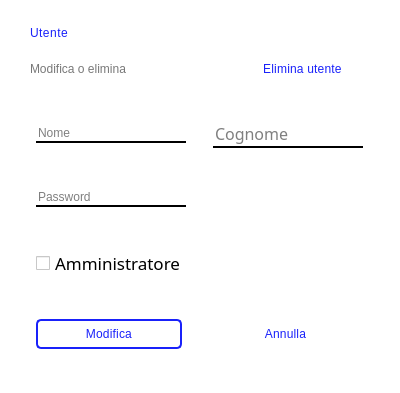
<?xml version="1.0" encoding="UTF-8"?>
<ui version="4.0">
 <class>Dialog</class>
 <widget class="QDialog" name="Dialog">
  <property name="geometry">
   <rect>
    <x>0</x>
    <y>0</y>
    <width>400</width>
    <height>393</height>
   </rect>
  </property>
  <property name="windowTitle">
   <string>Dialog</string>
  </property>
  <widget class="QFrame" name="frame">
   <property name="geometry">
    <rect>
     <x>0</x>
     <y>0</y>
     <width>400</width>
     <height>80</height>
    </rect>
   </property>
   <property name="maximumSize">
    <size>
     <width>16777215</width>
     <height>80</height>
    </size>
   </property>
   <property name="styleSheet">
    <string notr="true">background-color: rgb(255, 255, 255);</string>
   </property>
   <property name="frameShape">
    <enum>QFrame::NoFrame</enum>
   </property>
   <property name="frameShadow">
    <enum>QFrame::Raised</enum>
   </property>
   <layout class="QGridLayout" name="gridLayout_2">
    <property name="leftMargin">
     <number>30</number>
    </property>
    <property name="topMargin">
     <number>10</number>
    </property>
    <property name="bottomMargin">
     <number>0</number>
    </property>
    <item row="1" column="0">
     <widget class="QLabel" name="label_message">
      <property name="styleSheet">
       <string notr="true">font: 10pt &quot;Poppins&quot;;
color: rgb(120, 120, 120);</string>
      </property>
      <property name="text">
       <string>Modifica o elimina</string>
      </property>
     </widget>
    </item>
    <item row="0" column="0">
     <widget class="QLabel" name="label_title">
      <property name="maximumSize">
       <size>
        <width>16777215</width>
        <height>40</height>
       </size>
      </property>
      <property name="styleSheet">
       <string notr="true">font: 700 19pt &quot;Poppins&quot;;
color: #1921FA;
letter-spacing: 0.5px;
</string>
      </property>
      <property name="text">
       <string>Utente</string>
      </property>
     </widget>
    </item>
    <item row="1" column="1">
     <widget class="QPushButton" name="btn_elimina_personale">
      <property name="cursor">
       <cursorShape>PointingHandCursor</cursorShape>
      </property>
      <property name="styleSheet">
       <string notr="true">QPushButton{
font: 400 11pt &quot;Poppins&quot;;
letter-spacing:0.2px ;
border: none;
color:#1921FA;}
QPushButton:hover{text-decoration: underline}
/*rgb(99, 159, 171)*/</string>
      </property>
      <property name="text">
       <string>Elimina utente</string>
      </property>
     </widget>
    </item>
   </layout>
  </widget>
  <widget class="QFrame" name="frame_top">
   <property name="geometry">
    <rect>
     <x>0</x>
     <y>80</y>
     <width>400</width>
     <height>313</height>
    </rect>
   </property>
   <property name="maximumSize">
    <size>
     <width>16777215</width>
     <height>16777215</height>
    </size>
   </property>
   <property name="styleSheet">
    <string notr="true">
background-color: rgb(255, 255, 255);</string>
   </property>
   <property name="frameShape">
    <enum>QFrame::NoFrame</enum>
   </property>
   <property name="frameShadow">
    <enum>QFrame::Raised</enum>
   </property>
   <layout class="QGridLayout" name="gridLayout">
    <property name="leftMargin">
     <number>10</number>
    </property>
    <property name="topMargin">
     <number>0</number>
    </property>
    <property name="rightMargin">
     <number>10</number>
    </property>
    <property name="bottomMargin">
     <number>0</number>
    </property>
    <property name="spacing">
     <number>0</number>
    </property>
    <item row="1" column="0">
     <widget class="QLineEdit" name="lineEdit_nome_personale">
      <property name="minimumSize">
       <size>
        <width>50</width>
        <height>0</height>
       </size>
      </property>
      <property name="maximumSize">
       <size>
        <width>150</width>
        <height>16777215</height>
       </size>
      </property>
      <property name="styleSheet">
       <string notr="true">color: #000;
font: 400 12pt &quot;Poppins&quot;;
border: solid;
border-bottom: 2px solid black;</string>
      </property>
      <property name="placeholderText">
       <string>Nome</string>
      </property>
     </widget>
    </item>
    <item row="1" column="1">
     <widget class="QLineEdit" name="lineEdit_cognome_personale">
      <property name="minimumSize">
       <size>
        <width>50</width>
        <height>0</height>
       </size>
      </property>
      <property name="maximumSize">
       <size>
        <width>150</width>
        <height>16777215</height>
       </size>
      </property>
      <property name="font">
       <font>
        <family>Poppins</family>
        <pointsize>12</pointsize>
        <italic>false</italic>
        <bold>false</bold>
       </font>
      </property>
      <property name="styleSheet">
       <string notr="true">color: #000;
font: 400 12pt &quot;Poppins&quot;;
border: solid;
border-bottom: 2px solid black;</string>
      </property>
      <property name="placeholderText">
       <string>Cognome</string>
      </property>
     </widget>
    </item>
    <item row="7" column="1">
     <widget class="QPushButton" name="btn_close_new_personale">
      <property name="styleSheet">
       <string notr="true">QPushButton{
font: 600 12pt &quot;Poppins&quot;;
padding: 6px;
letter-spacing:0.2px ;
border-radius: 5px;
color:#1921FA;
margin-right: 5px;}
QPushButton:hover{text-decoration: underline}
/*rgb(99, 159, 171)*/</string>
      </property>
      <property name="text">
       <string>Annulla</string>
      </property>
     </widget>
    </item>
    <item row="6" column="0">
     <widget class="QCheckBox" name="checkBox_amministratore">
      <property name="font">
       <font>
        <family>Poppins</family>
        <pointsize>13</pointsize>
       </font>
      </property>
      <property name="styleSheet">
       <string notr="true"/>
      </property>
      <property name="text">
       <string>Amministratore</string>
      </property>
      <property name="iconSize">
       <size>
        <width>30</width>
        <height>30</height>
       </size>
      </property>
     </widget>
    </item>
    <item row="2" column="0">
     <widget class="QLineEdit" name="lineEdit_password_personale">
      <property name="minimumSize">
       <size>
        <width>50</width>
        <height>0</height>
       </size>
      </property>
      <property name="maximumSize">
       <size>
        <width>150</width>
        <height>16777215</height>
       </size>
      </property>
      <property name="styleSheet">
       <string notr="true">color: #000;
font: 400 12pt &quot;Poppins&quot;;
border: solid;
border-bottom: 2px solid black;</string>
      </property>
      <property name="text">
       <string/>
      </property>
      <property name="echoMode">
       <enum>QLineEdit::Password</enum>
      </property>
      <property name="placeholderText">
       <string>Password</string>
      </property>
     </widget>
    </item>
    <item row="7" column="0">
     <widget class="QPushButton" name="btn_confirm_new_personale">
      <property name="styleSheet">
       <string notr="true">QPushButton{ border: 2px solid #1921FA;
font: 600 12pt &quot;Poppins&quot;;
padding: 6px;
letter-spacing:0.2px ;
border-radius: 5px;
color:#1921FA;
margin-right: 5px;}
QPushButton:focus:pressed{background-color: #1921FA; color: #fff;}
QPushButton:hover{border: none; background-color: #1921FA; color: #fff;}
/*rgb(99, 159, 171)*/</string>
      </property>
      <property name="text">
       <string>Modifica</string>
      </property>
     </widget>
    </item>
   </layout>
  </widget>
 </widget>
 <resources/>
 <connections/>
</ui>
